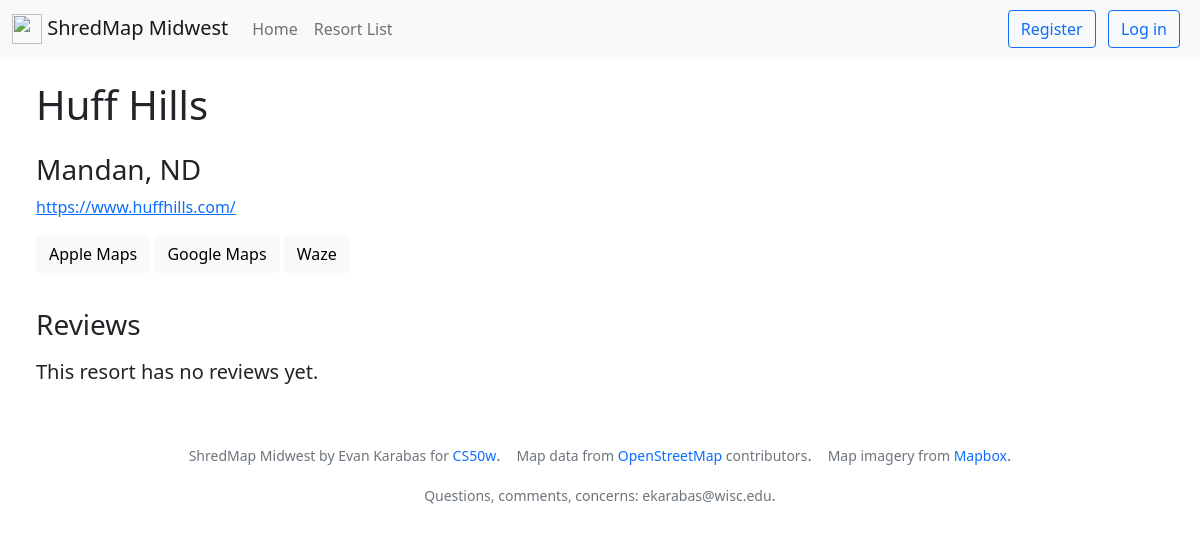
Before: /1 with the older database file.
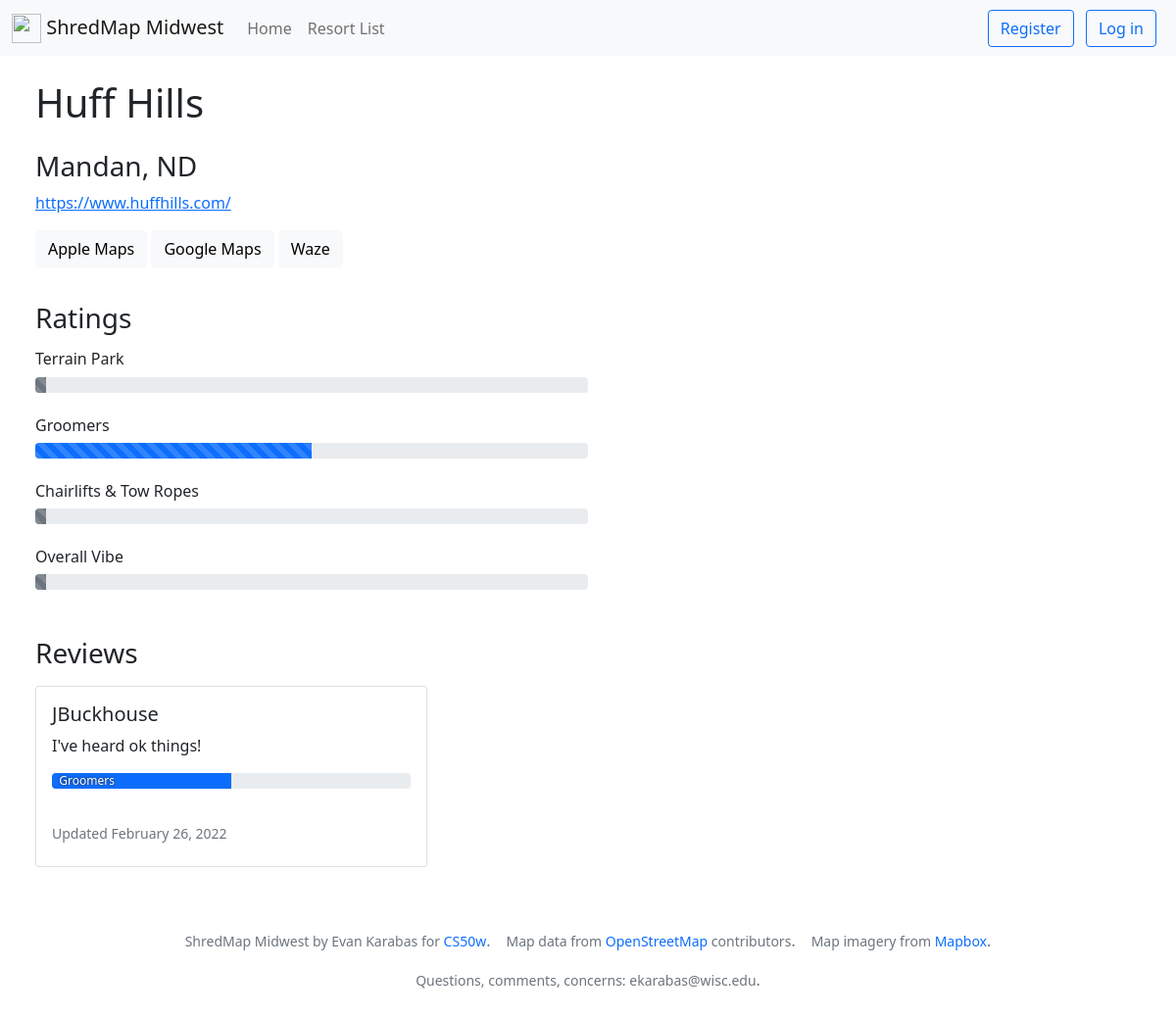
After: the same page with the newer database file.
### shredmap_midwest/models.py (models this page shows, shortened)
class Review(models.Model):
    author = models.ForeignKey(
        User, on_delete=models.CASCADE, related_name="review")
    resort = models.ForeignKey(
        Resort, on_delete=models.CASCADE, related_name="resort_review")
    message = models.TextField(default=None, null=True, blank=True)
    park_review = models.IntegerField(default=None, null=True, blank=True)
    groomer_review = models.IntegerField(default=None, null=True, blank=True)
    lift_review = models.IntegerField(default=None, null=True, blank=True)
    vibe_review = models.IntegerField(default=None, null=True, blank=True)
    timestamp = models.DateTimeField(auto_now_add=True)
    edited = models.BooleanField(default=False)

class User(AbstractUser):
    pass

### shredmap_midwest/views.py (the view, shortened to what this page needs)
# urls.py: path("<int:resort_id>", views.resort_view, name="resort_view"),
def resort_view(request, resort_id):
    error = ""
    success = ""
    visited = False
    this_review = ""
    deleted = False
    try:
        resort = Resort.objects.get(pk=resort_id)
    except Resort.DoesNotExist:
        return JsonResponse({"error": "Resort not found."}, status=404)
    try:
        reviews = Review.objects.filter(resort=resort).order_by("-timestamp")
    except Review.DoesNotExist:
        return JsonResponse({"error": "Review not found."}, status=404)
    return render(request, "shredmap_midwest/resort.html", {
        "resort": resort,
        "reviews": reviews,
        "visited": visited,
        "this_review": this_review,
        "avg_park": reviews.aggregate(Avg('park_review')),
        "avg_groomer": reviews.aggregate(Avg('groomer_review')),
        "avg_lift": reviews.aggregate(Avg('lift_review')),
        "avg_vibe": reviews.aggregate(Avg('vibe_review')),
    })

### shredmap_midwest/templates/shredmap_midwest/resort.html (shortened to what this page needs)
{% extends "shredmap_midwest/layout.html" %}
{% block body %}
<div class="padding-please">
    <div>
        <h1 style="float: left">{{resort.name}}</h1>
    </div>
    <br>
    <br>
    <br>
    <h3 class="fw-light">{{resort.city}}, {{resort.state}}</h3>
    <p class="fw-light"><a href="{{resort.website}}" target="_blank" rel="noopener noreferrer">{{resort.website}}</a>
    </p>
    <button type="button" class="btn btn-light directions-button"
        onClick="window.open('http://maps.apple.com/?ll={{resort.x}},{{resort.y}}', '_blank')">Apple Maps</button>
    <button type="button" class="btn btn-light directions-button"
        onClick="window.open('https://www.google.com/maps/@?api=1&map_action=map&center={{resort.x}}%2C{{resort.y}}', '_blank')">Google
        Maps</button>
    <button type="button" class="btn btn-light directions-button"
        onClick="window.open('https://waze.com/ul?ll={{resort.x}},{{resort.y}}', '_blank')">Waze</button>
    <br>
    <br>
    {% if reviews %}
    <h3 class="slight-margin-bottom">Ratings</h3>
    <div class="half-width">
        <h6 class="fw-light">Terrain Park</h6>
        <div class="progress">
            <div class="progress-bar progress-bar-striped progress-bar-animated {% if not avg_park.park_review__avg %} bg-secondary {% endif %}" role="progressbar" aria-valuenow="75"
                aria-valuemin="0" aria-valuemax="100" style="width: {{avg_park.park_review__avg}}%"></div>
        </div>
        <br>
        <h6 class="fw-light">Groomers</h6>
        <div class="progress">
            <div class="progress-bar progress-bar-striped progress-bar-animated {% if not avg_groomer.groomer_review__avg %} bg-secondary {% endif %}" role="progressbar" aria-valuenow="75"
                aria-valuemin="0" aria-valuemax="100" style="width: {{avg_groomer.groomer_review__avg}}%"></div>
        </div>
        <br>
        <h6 class="fw-light">Chairlifts & Tow Ropes</h6>
        <div class="progress">
            <div class="progress-bar progress-bar-striped progress-bar-animated {% if not avg_lift.lift_review__avg %} bg-secondary {% endif %}" role="progressbar" aria-valuenow="75"
                aria-valuemin="0" aria-valuemax="100" style="width: {{avg_lift.lift_review__avg}}%"></div>
        </div>
        <br>
        <h6 class="fw-light">Overall Vibe</h6>
        <div class="progress">
            <div class="progress-bar progress-bar-striped progress-bar-animated {% if not avg_vibe.vibe_review__avg %} bg-secondary {% endif %}" role="progressbar" aria-valuenow="75"
                aria-valuemin="0" aria-valuemax="100" style="width: {{avg_vibe.vibe_review__avg}}%">
            </div>
        </div>
    </div>
    <br>
    <br>
    {% endif %}
    <h3 class="slight-margin-bottom">Reviews</h3>
    {% if not reviews %}
    <p class="fw-light fs-5">This resort has no reviews yet.</p>
    {% else %}
    <div class="d-flex flex-wrap">
        {% for review in reviews %}
        <div class="card">
            <div class="card-body">
                <h5 class="card-title">{{review.author.username}}</h5>
                {% if review.message %}
                <p class="card-text">{{review.message}}</p>
                {% endif %}
                {% if review.groomer_review %}
                <div class="progress slight-margin-bottom">
                    <div class="progress-bar" role="progressbar" style="width: {{review.groomer_review}}%"
                        aria-valuemin="0" aria-valuemax="100">
                        <span class="progress-bar-text">Groomers</span>
                    </div>
                </div>
                {% endif %}
                <br>
                {% if review.edited %}
                <h6 class="card-subtitle mb-2 text-muted fw-light"><small>Updated
                        {{review.timestamp | date:"F d, Y"}}</small>
                </h6>
                {% else %}
                <h6 class="card-subtitle mb-2 text-muted fw-light"><small>
                        {{review.timestamp | date:"F d, Y"}}</small>
                </h6>
                {% endif %}
            </div>
        </div>
        {% endfor %}
    </div>
    {% endif %}
</div>
{% endblock %}

Changed rows visible on the page:
added Review: author.username "JBuckhouse", message "I've heard ok things!", {{ review.groomer_review }} 50 (drawn), timestamp "February 26, 2022"
Other visible differences:
text no longer shown: "This resort has no reviews yet."
text now shown: "Ratings Terrain Park Groomers Chairlifts & Tow Ropes Overall Vibe"
